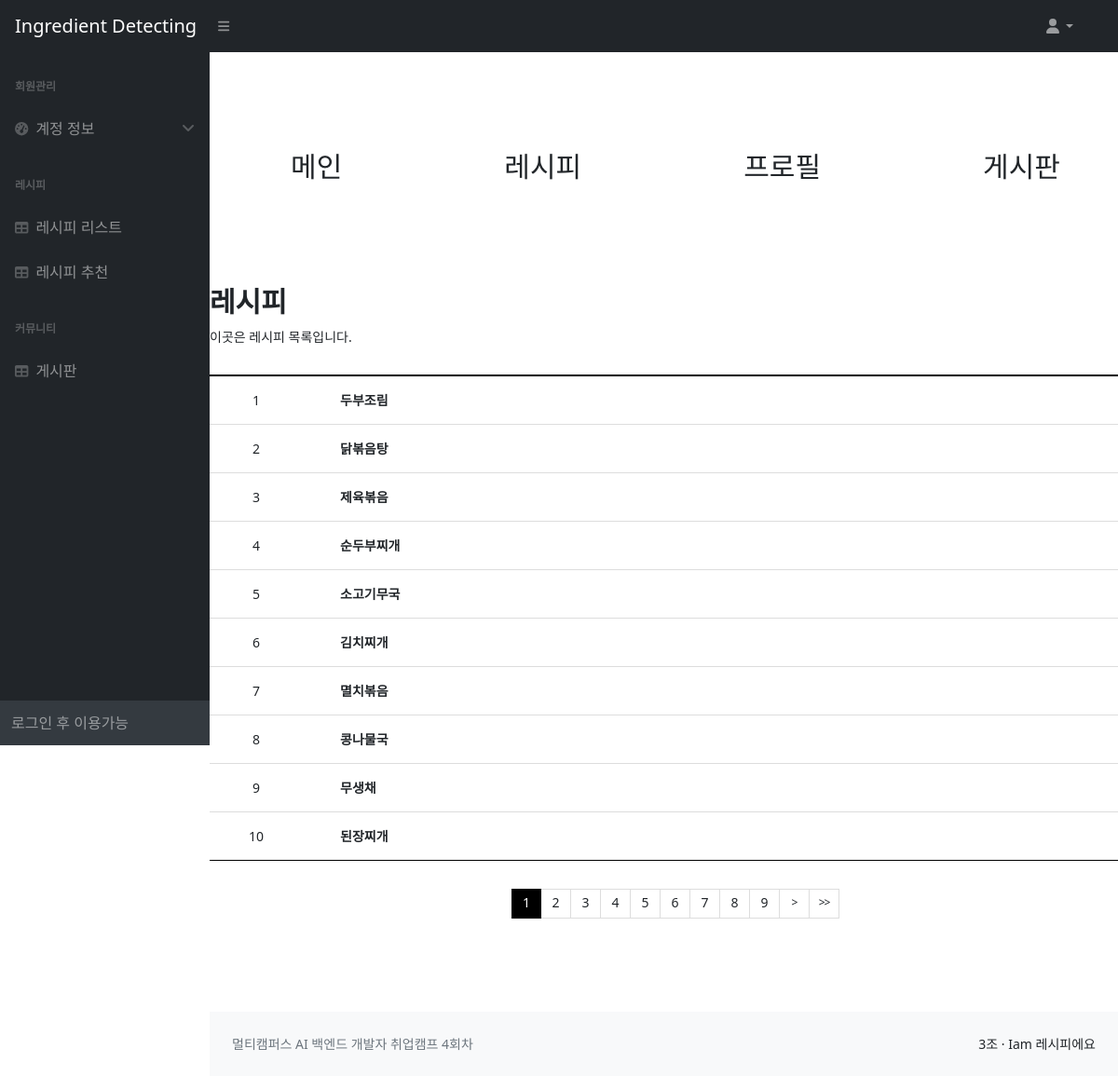
Page /recipes/recipes/ on the earlier database version.
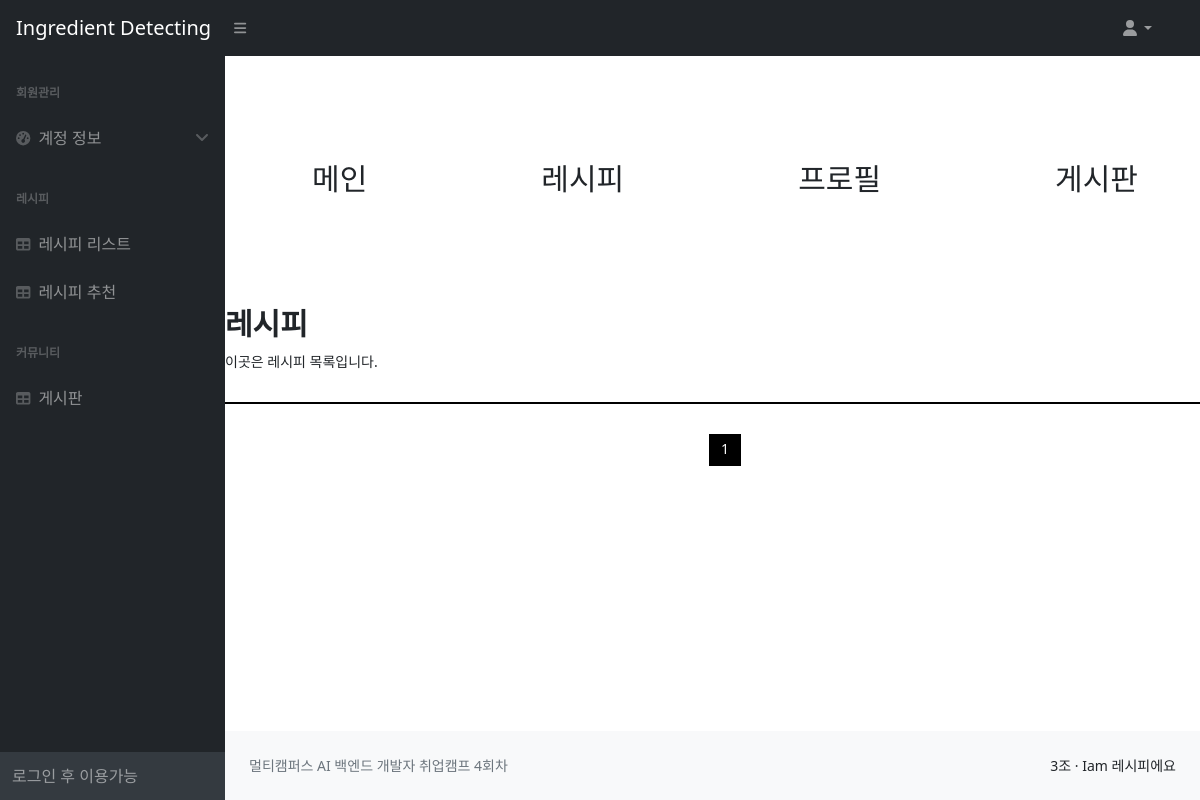
Same page on the later database version.
### recipes/models.py (models this page shows)
class Recipe(models.Model):
    food_name = models.CharField(max_length=255)
    ingredients = models.TextField()
    recipe_steps = models.TextField()
    label = models.JSONField(default=list)
    food_photo = models.ImageField(upload_to='recipes/recipe_photos/', null=True, blank=True)

### recipes/views.py (the view)
# urls.py: path('recipes/', RecipeList.as_view(), name='recipe_list'),
class RecipeList(View):
    def get(self, request):
        recipes = Recipe.objects.all().order_by('id')    # 모든 Recipe 객체를 가져와서 ID 기준으로 오름차순 정렬
        paginator = Paginator(recipes, 10)      # Paginator를 사용하여 10개씩 페이지로 나눔
        page_number = request.GET.get("page")           # URL에서 'page' 매개변수를 가져와서 현재 페이지 번호를 설정
        recipe_list = paginator.get_page(page_number)    # 현재 페이지의 Recipe 객체들을 가져옴
        context = {'recipe_list': recipe_list}             # templet에 넣을 데이터 설정
        return render(request, 'recipes/recipes_list.html', context) # 렌더링

### recipes/templates/recipes/recipes_list.html (shortened to what this page needs)
{% extends 'base.html' %}
{% load static %}
{% block content %}
    <link href="{% static 'css/recipes_list_style.css' %}" rel="stylesheet"/>
    <div class="board_wrap">
        <div class="nav_bar">
            <ul class="nav">
                <li>
                    <a href="{% url 'index' %}">메인</a>
                </li>
                <li>
                    <a href="{% url 'detect_ingredients' %}">레시피</a>
                </li>
                <li>
                    <a href="{% url 'index' %}">프로필</a>
                </li>
                <li>
                    <a href="{% url 'post_list' %}">게시판</a>
                </li>
            </ul>
        </div>
        <div class="board_title">
            <strong>레시피</strong>
            <p>이곳은 레시피 목록입니다.</p>
        </div>
        <div class="board_list_wrap">
            <div class="board_list">
                {% for recipe in recipe_list %}
                <div>
                    <div class="id">{{ recipe.id }}</div>
                    <div class="food_name">
                        <li><a href="{% url 'recipe_detail' recipe.id %}">{{ recipe.food_name }}</a></li>
                    </div>
                </div>
                {% endfor %}
            </div>
            <div class="board_page">
                {% for num in recipe_list.paginator.page_range %}
                    {% if recipe_list.number == num %}
                        <a href="?page={{ num }}" class="num on">{{ num }}</a>
                    {% else %}
                        <a href="?page={{ num }}" class="num">{{ num }}</a>
                    {% endif %}
                {% endfor %}
                {% if recipe_list.has_next %}
                    <a href="?page={{ recipe_list.next_page_number }}" class="bt next">></a>
                    <a href="?page={{ recipe_list.paginator.num_pages }}" class="bt last">>></a>
                {% endif %}
            </div>
        </div>
    </div>
{% endblock %}

Differences in the rows shown:
removed Recipe: id "1", food_name "두부조림"
removed Recipe: id "2", food_name "닭볶음탕"
removed Recipe: id "3", food_name "제육볶음"
removed Recipe: id "4", food_name "순두부찌개"
removed Recipe: id "5", food_name "소고기무국"
removed Recipe: id "6", food_name "김치찌개"
removed Recipe: id "7", food_name "멸치볶음"
removed Recipe: id "8", food_name "콩나물국"
removed Recipe: id "9", food_name "무생채"
removed Recipe: id "10", food_name "된장찌개"
Other differences:
list line gone: "2"
list line gone: "3"
list line gone: "4"
list line gone: "5"
list line gone: "6"
list line gone: "7"
list line gone: "8"
list line gone: "9"
